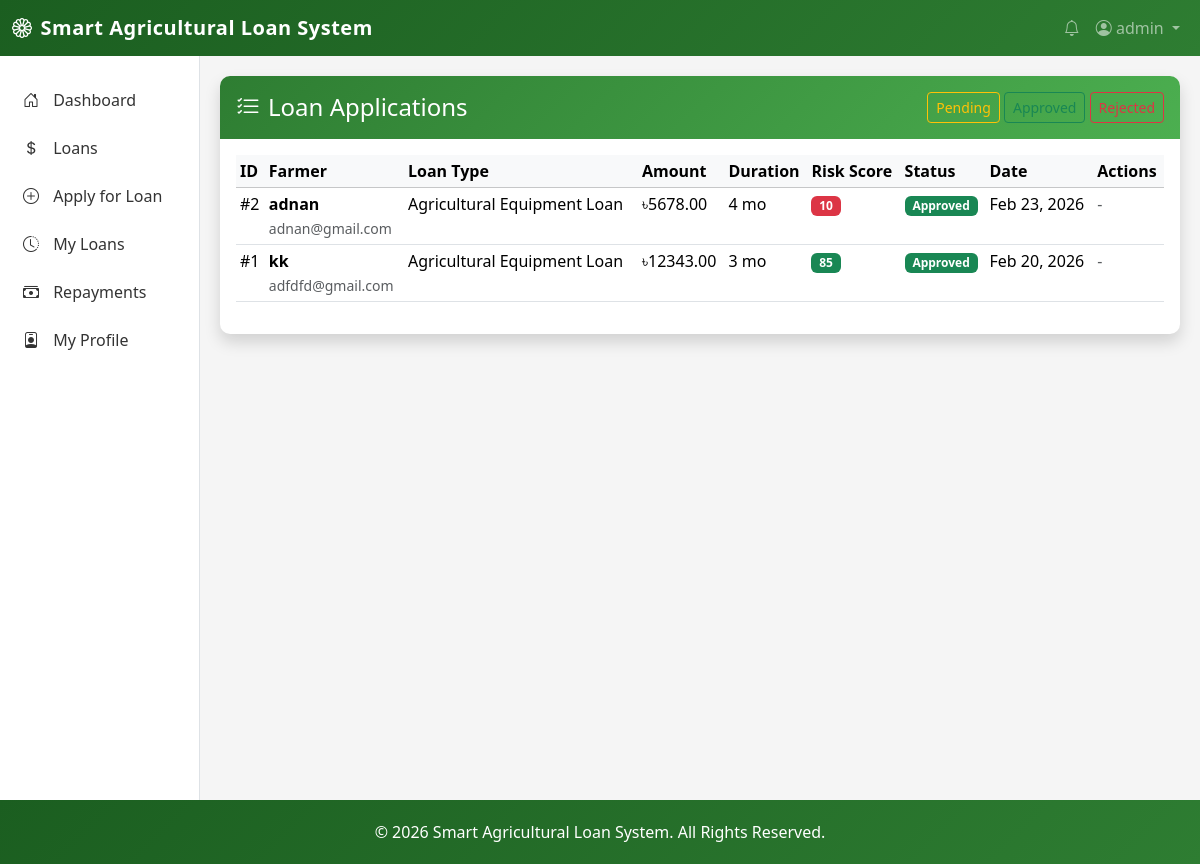
The page /loans/ (signed in) on the database as committed earlier.
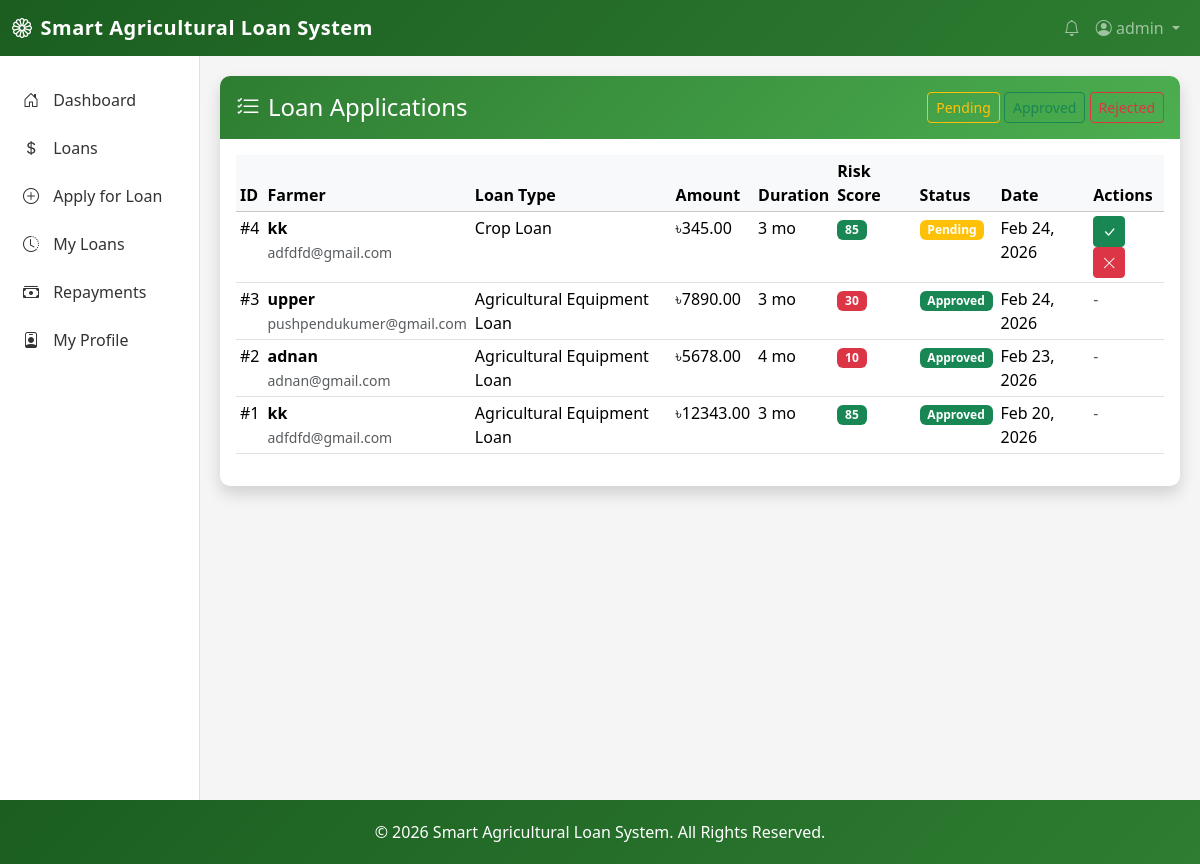
The same page on the database as committed later.
### loan_app/models.py (models this page shows, shortened)
class User(AbstractUser):
    ROLE_CHOICES = [
        ("Farmer", "Farmer"),
        ("Bank Officer", "Bank Officer"),
        ("Admin", "Admin"),
    ]
    role = models.CharField(max_length=20, choices=ROLE_CHOICES, default="Farmer")
    phone_number = models.CharField(max_length=20, blank=True)
    profile_picture = models.ImageField(
        upload_to="profile_pictures/", blank=True, null=True
    )
    is_verified = models.BooleanField(default=False)
    nid_card_front = models.FileField(
        upload_to="nid_cards/",
        blank=True,
        null=True,
        help_text="Upload NID card front side",
    )
    nid_card_back = models.FileField(
        upload_to="nid_cards/",
        blank=True,
        null=True,
        help_text="Upload NID card back side",
    )
    nid_verified = models.BooleanField(
        default=False, help_text="Whether NID has been verified by bank officer"
    )
    nid_verified_by = models.ForeignKey(
        "self",
        on_delete=models.SET_NULL,
        null=True,
        blank=True,
        related_name="nid_verifications",
    )
    nid_verified_at = models.DateTimeField(null=True, blank=True)

class LoanApplication(models.Model):
    STATUS_CHOICES = [
        ("Pending", "Pending"),
        ("Approved", "Approved"),
        ("Rejected", "Rejected"),
    ]
    farmer = models.ForeignKey(
        User, on_delete=models.CASCADE, related_name="loan_applications"
    )
    loan_type = models.ForeignKey(
        LoanType, on_delete=models.CASCADE, related_name="applications"
    )
    amount = models.DecimalField(max_digits=12, decimal_places=2)
    duration_months = models.IntegerField(help_text="Loan duration in months")
    risk_score = models.IntegerField(
        default=0, help_text="Auto-calculated risk score (0-100)"
    )
    status = models.CharField(max_length=20, choices=STATUS_CHOICES, default="Pending")
    emi = models.DecimalField(
        max_digits=12, decimal_places=2, default=0, help_text="Monthly EMI amount"
    )
    created_at = models.DateTimeField(auto_now_add=True)
    updated_at = models.DateTimeField(auto_now=True)

class LoanType(models.Model):
    name = models.CharField(max_length=100, unique=True)
    interest_rate = models.DecimalField(
        max_digits=5, decimal_places=2, help_text="Interest rate in percentage"
    )
    max_amount = models.DecimalField(
        max_digits=12, decimal_places=2, help_text="Maximum loan amount in BDT"
    )
    description = models.TextField(blank=True)
    created_at = models.DateTimeField(auto_now_add=True)
    updated_at = models.DateTimeField(auto_now=True)

### loan_app/views.py (the view)
# urls.py: path("loans/", views.loan_list, name="loan_list"),
@login_required
def loan_list(request):
    if not (request.user.is_staff or request.user.role == "Bank Officer"):
        return redirect("home")
    applications = LoanApplication.objects.all().order_by("-created_at")
    status_filter = request.GET.get("status")
    if status_filter:
        applications = applications.filter(status=status_filter)
    paginator = Paginator(applications, 15)
    page_number = request.GET.get("page")
    page_obj = paginator.get_page(page_number)
    return render(
        request,
        "loan/list.html",
        {"page_obj": page_obj, "status_filter": status_filter},
    )

### templates/loan/list.html (shortened to what this page needs)
{% extends 'base.html' %}
{% block content %}
<div class="row">
    <div class="col-12">
        <div class="card shadow">
            <div class="card-header py-3 d-flex justify-content-between align-items-center">
                <h4 class="mb-0"><i class="bi bi-list-check me-2"></i>Loan Applications</h4>
                <div>
                    <a href="{% url 'loan_list' %}?status=Pending" class="btn btn-sm btn-outline-warning">Pending</a>
                    <a href="{% url 'loan_list' %}?status=Approved" class="btn btn-sm btn-outline-success">Approved</a>
                    <a href="{% url 'loan_list' %}?status=Rejected" class="btn btn-sm btn-outline-danger">Rejected</a>
                </div>
            </div>
            <div class="card-body">
                {% if page_obj %}
                <div class="table-responsive">
                    <table class="table table-hover table-sm">
                        <thead class="table-light">
                            <tr>
                                <th>ID</th>
                                <th>Farmer</th>
                                <th>Loan Type</th>
                                <th>Amount</th>
                                <th>Duration</th>
                                <th>Risk Score</th>
                                <th>Status</th>
                                <th>Date</th>
                                <th>Actions</th>
                            </tr>
                        </thead>
                        <tbody>
                            {% for loan in page_obj %}
                            <tr>
                                <td>#{{ loan.id }}</td>
                                <td>
                                    <strong>{{ loan.farmer.username }}</strong><br>
                                    <small class="text-muted">{{ loan.farmer.email }}</small>
                                </td>
                                <td>{{ loan.loan_type.name }}</td>
                                <td>৳{{ loan.amount|floatformat:2 }}</td>
                                <td>{{ loan.duration_months }} mo</td>
                                <td>
                                    {% if loan.risk_score >= 70 %}
                                        <span class="badge bg-success">{{ loan.risk_score }}</span>
                                    {% elif loan.risk_score >= 40 %}
                                        <span class="badge bg-warning">{{ loan.risk_score }}</span>
                                    {% else %}
                                        <span class="badge bg-danger">{{ loan.risk_score }}</span>
                                    {% endif %}
                                </td>
                                <td>
                                    {% if loan.status == 'Pending' %}
                                        <span class="badge bg-warning">{{ loan.status }}</span>
                                    {% elif loan.status == 'Approved' %}
                                        <span class="badge bg-success">{{ loan.status }}</span>
                                    {% else %}
                                        <span class="badge bg-danger">{{ loan.status }}</span>
                                    {% endif %}
                                </td>
                                <td>{{ loan.created_at|date:"M d, Y" }}</td>
                                <td>
                                    {% if loan.status == 'Pending' %}
                                        <a href="{% url 'approve_loan' loan.id %}" class="btn btn-sm btn-success" title="Approve">
                                            <i class="bi bi-check-lg"></i>
                                        </a>
                                        <a href="{% url 'reject_loan' loan.id %}" class="btn btn-sm btn-danger" title="Reject">
                                            <i class="bi bi-x-lg"></i>
                                        </a>
                                    {% else %}
                                        <span class="text-muted">-</span>
                                    {% endif %}
                                </td>
                            </tr>
                            {% endfor %}
                        </tbody>
                    </table>
                </div>
                {% else %}
                <div class="text-center py-5">
                    <i class="bi bi-inbox text-muted" style="font-size: 3rem;"></i>
                    <p class="mt-3 text-muted">No loan applications found.</p>
                </div>
                {% endif %}
            </div>
        </div>
    </div>
</div>
{% endblock %}

### templates/base.html (shortened to what this page needs)
<!DOCTYPE html>
<html lang="en">
<head>
    <link href="https://cdn.jsdelivr.net/npm/bootstrap@5.3.2/dist/css/bootstrap.min.css" rel="stylesheet">
    <link rel="stylesheet" href="https://cdn.jsdelivr.net/npm/bootstrap-icons@1.11.1/font/bootstrap-icons.css">
</head>
<body>
    <nav class="navbar navbar-expand-lg navbar-dark">
        <div class="container-fluid">
            <a class="navbar-brand" href="/">
                <i class="bi bi-flower1 me-2"></i>Smart Agricultural Loan System
            </a>
            <div class="collapse navbar-collapse" id="navbarNav">
                <ul class="navbar-nav ms-auto">
                    <li class="nav-item">
                        <a class="nav-link" href="#"><i class="bi bi-bell"></i></a>
                    </li>
                    <li class="nav-item dropdown">
                        <a class="nav-link dropdown-toggle" href="#" role="button" data-bs-toggle="dropdown">
                            {% if user.profile_picture %}
                                <img src="{{ user.profile_picture.url }}" class="rounded-circle me-1" style="width: 25px; height: 25px; object-fit: cover;">
                            {% else %}
                                <i class="bi bi-person-circle"></i>
                            {% endif %}
                            {{ user.username }}
                        </a>
                    </li>
                </ul>
            </div>
        </div>
    </nav>
    <div class="container-fluid">
        <div class="row">
            <div class="col-md-2 sidebar">
                <ul class="nav flex-column">
                    <li class="nav-item">
                        <a class="nav-link" href="{% url 'dashboard' %}">
                            <i class="bi bi-house-door"></i> Dashboard
                        </a>
                    </li>
                    {% if user.role == 'Farmer' %}
                    <li class="nav-item">
                        <a class="nav-link" href="{% url 'loan_list' %}">
                            <i class="bi bi-currency-dollar"></i> Loans
                        </a>
                    </li>
                    <li class="nav-item">
                        <a class="nav-link" href="{% url 'loan_apply' %}">
                            <i class="bi bi-plus-circle"></i> Apply for Loan
                        </a>
                    </li>
                    <li class="nav-item">
                        <a class="nav-link" href="{% url 'loan_history' %}">
                            <i class="bi bi-clock-history"></i> My Loans
                        </a>
                    </li>
                    <li class="nav-item">
                        <a class="nav-link" href="{% url 'repayment_history' %}">
                            <i class="bi bi-cash-stack"></i> Repayments
                        </a>
                    </li>
                    <li class="nav-item">
                        <a class="nav-link" href="{% url 'farmer_profile' %}">
                            <i class="bi bi-person-badge"></i> My Profile
                        </a>
                    </li>
                    {% endif %}
                </ul>
            </div>
            <div class="col-md-10 content-wrapper">
                {% block content %}{% endblock %}
            </div>
        </div>
    </div>
    <footer class="footer text-center">
        <div class="container">
            <p class="mb-0">&copy; 2026 Smart Agricultural Loan System. All Rights Reserved.</p>
        </div>
    </footer>
</body>
</html>

### templates/base.html (style rules this page uses)
:root { --agri-green: #2e7d32; --agri-green-light: #4caf50; --agri-green-dark: #1b5e20; --agri-light: #e8f5e9; }
body { background-color: #f5f5f5; min-height: 100vh; display: flex; flex-direction: column; }
.navbar { background: linear-gradient(135deg, var(--agri-green-dark), var(--agri-green)); }
.sidebar { background: white; min-height: calc(100vh - 56px); border-right: 1px solid #dee2e6; padding: 20px 0; }
.sidebar .nav-link { color: #333; padding: 12px 20px; border-left: 3px solid transparent; transition: all 0.3s; }
.sidebar .nav-link i { margin-right: 10px; }
.content-wrapper { flex: 1; padding: 20px; }
.card { border: none; border-radius: 10px; box-shadow: 0 2px 10px rgba(0,0,0,0.08); }
.card-header { background: linear-gradient(135deg, var(--agri-green), var(--agri-green-light)); color: white; border-radius: 10px 10px 0 0 !important; border: none; }
.footer { background: linear-gradient(135deg, var(--agri-green-dark), var(--agri-green)); color: white; padding: 20px 0; margin-top: auto; }
.navbar-brand { font-weight: 600; letter-spacing: 0.5px; }

Rows that differ between the two databases and show on the page:
added LoanApplication: id "4", farmer.username "kk", farmer.email "adfdfd@gmail.com", loan_type.name "Crop Loan", amount "345.00", duration_months "3", risk_score "85", status "Pending", created_at "Feb 24, 2026"
added LoanApplication: id "3", farmer.username "upper", farmer.email "pushpendukumer@gmail.com", loan_type.name "Agricultural Equipment Loan", amount "7890.00", duration_months "3", risk_score "30", status "Approved", created_at "Feb 24, 2026"
